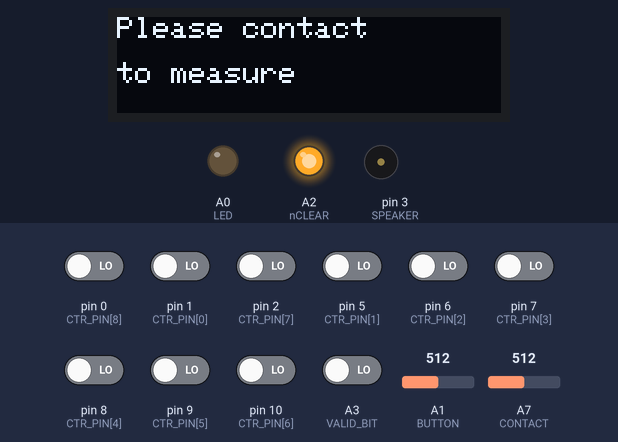
This sketch was run on a simulated Arduino Nano, built with avr-gcc and run on an emulated ATmega328P. Parts: 128×32 one-colour display, output pins drawn as LEDs (lit = HIGH), buzzer (waves = sounding). The test bench sets the inputs (shaded band); at power-on: A3 (VALID_BIT), pin 0 (CTR_PIN[8]), pin 1 (CTR_PIN[0]), pin 2 (CTR_PIN[7]), pin 5 (CTR_PIN[1]), pin 6 (CTR_PIN[2]), pin 7 (CTR_PIN[3]), pin 8 (CTR_PIN[4]), pin 9 (CTR_PIN[5]), pin 10 (CTR_PIN[6]) LOW, A1 (BUTTON) = 512, A7 (CONTACT) = 512. The display library's start-up logo is not drawn; pins used as bus, display or sensor lines are not drawn.

Above: at 3.3 s.
18.1 s: A3 (VALID_BIT) driven HIGH
At 20.8 s:
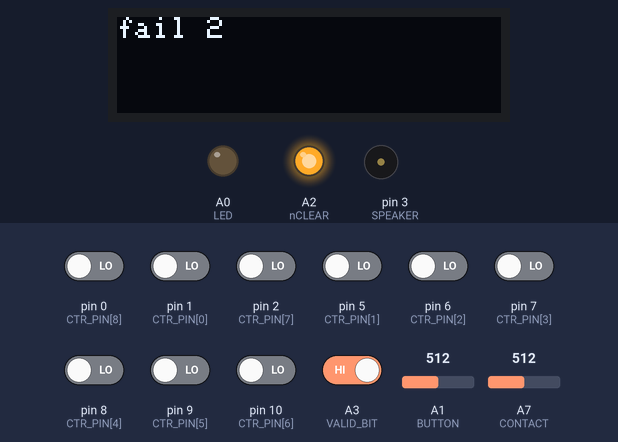
28.9 s: A1 (BUTTON) set to 487
At 30.2 s:
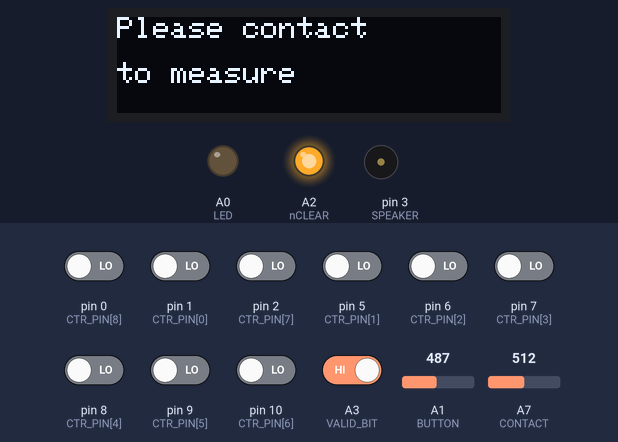
39.7 s: A1 (BUTTON) set to 510
At 41.21 s:
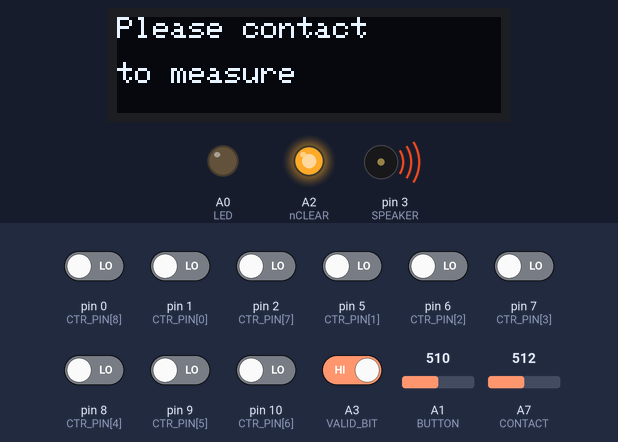
Timing chart, 0 to 43.0 s (numbered marks = the images above; inputs shaded):
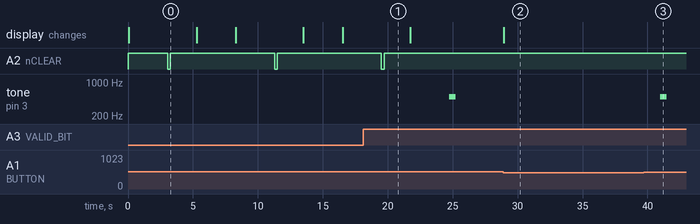

Measured:
- the behaviour switches between 501 and 500 on A1 (BUTTON) (found by bisection; images 1 and 2)
- after the input at 18.1 s, A2 (nCLEAR): goes on until 19.7 s, then stays HIGH; tone on pin 3 (SPEAKER): silent → 500 Hz after 6.6 s, → silent 0.50 s later
- after the input at 28.9 s, the display: changes at once (image 2)
- after the input at 39.7 s, tone on pin 3 (SPEAKER): silent → 500 Hz after 1.3 s, → silent 0.50 s later
- what the display in image 0 shows lasts 5.2 s, from 0.1 s to 5.3 s

The sketch:

ThermometerCode.ino
```cpp
/* Libraries */
#include "GLOBAL.h"
#include "METHODS.h"
#include "MARIO.h"
#include <Adafruit_GFX.h>
#include <Adafruit_SSD1306.h>
#include <Wire.h>

/*  LOGIC
 *  if contacted
 *    - buzz (tone method)
 *    - clear counter (clear pin)
 *    - initiate timer (trigger pin)
 *    - if valid bit is bad (low is bad)
 *      - go back to buzz step
 *    - read timer outputs
 *    - calculate to double temperature value
 *    - print to OLED
 *  if not contacted
 *    - OLED print ("contact" || "print temp")
 *    - timer for shutting down?
 */


double temp = 0;
bool printTemp = false;
bool invalidMeas = false;
long time_mark = 0;
bool format = true;   // true for C, false for F
int8_t num_failure = -1;
Adafruit_SSD1306 display(SCREEN_WIDTH, SCREEN_HEIGHT, &Wire, OLED_RESET); //Declaring the OLED name

void OLED_setup();
void OLED_print(options opt = NORMAL, double temp = 0, bool format = true);
void oled_print(String message);

bool hold = false;

/* isContact : measuring contact (active low)
 *  return true  - contact measured
 *  return false - no contact
 */
bool isContact() {
  if(analogRead(CONTACT) < CONTACT_THRESHOLD){
    return true;
  }
  else{
    return false;
  }
}

void setup() {
  pin_config();

  OLED_setup();

  OLED_print(NORMAL, 0, format);

  uint8_t i = 0;
  while (!calibrate()) {
    i++;
    oled_print("calibration fail");
    oled_print("fail " + String(i,DEC));
  }

  oled_print("Ready to use");

  //mario_sing(1);
  //mario_sing(2);
}

void loop() {
  if(isButtonPressed()) {
    tone(SPEAKER, 500, 500);
    while(isButtonPressed()) {} // just busy wait
    format = !format;
  }

  if(isContact() && !printTemp){
    digitalWrite(LED, HIGH);
    OLED_print(MEASURING, 0, format);

    delay(HEATUP_DELAY);  // heating up the metal

    num_failure = -1;
    do {
      tone(SPEAKER, 1000, 250);
      num_failure++;
      if(num_failure >= FAIL_LIMIT){
        invalidMeas = true;
        break;
      }
    } while((temp = measureTemp()) < 0);

    if(invalidMeas) {
      OLED_print(INVALID, 0, format);
      delay(3000);
      invalidMeas = false;
      printTemp = false;
    }
    else {
      oled_print("Valid Meas");
      printTemp = true;
      time_mark = millis();

      OLED_print(SHOWTEMP, temp, format);
      //mario_sing(1);
      temp = 0;
    }

    digitalWrite(LED, LOW);
  }

  if(printTemp) {
    if((millis() - time_mark) > 5000)
      printTemp = false;
  }
  else {
    OLED_print(NORMAL, 0, format);
  }
}


/* measureTemp : entire process of measuring temperature and return result in Celsius
 *  return -1   - invalid measurement (due to upper 3 bit checkup - isValid)
 *  return tmp  - temperature in Celsius (double type - NOT one decimal)
 */
double measureTemp(){
  resetCounter();     // reset counter
  delay(1000);
  pulseTrigger();     // send one pulse to timer
  delay(1000);

  if(!isValid()){
    oled_print("valid bit check fail");
    return -1;
  }
  else {
    /*
    uint16_t reading = readCounter();

    if((reading < MINCOUNT) || (reading > MAXCOUNT)){
      oled_print("temp out of range");
      return -1;
    }

    */

    /*
    double result = readCounter();
    oled_print("count");
    oled_print(String(result,DEC));
    result = calculateTemp(result);
    oled_print("temp");
    oled_print(String(result,1));
    return result;
    */
    return calculateTemp(readCounter());
  }
}


void OLED_setup() {
  // OLED print
  display.begin(SSD1306_SWITCHCAPVCC, 0x3C); //Start the OLED display
  display.display();
}

/* OLED_print : print OLED depending on status of machine
 *  opt = NORMAL , temp = NC     - print instruction to contact
 *  opt = SHOWTEMP, temp = value  - print temperature value in Celsius or Farenheit
 *  opt = MEASURING, temp = NC    - print that the measuring is in progress
 */
void OLED_print(options opt = NORMAL, double temp = 0, bool format = true){ // PRINT WITH ONE PRECISION
  display.clearDisplay();
  display.setTextSize(1);
  display.setTextColor(WHITE);

  if(opt == SHOWTEMP) {
    display.setTextSize(3);
    display.setCursor(0,5);
    //display.println("Your temperature is:"); // might not be println - try print
    //display.setCursor(0,15);
    if(format){
      display.print(String(temp,1));
      display.setCursor(110, 5);
      display.println("C");
    }
    else{
      display.print(String(temp * 1.8 + 32,1));
      display.setCursor(110, 5);
      display.println("F");
    }
  }
  else if(opt == MEASURING){
    display.setCursor(0,0);
    display.println("Measuring...");
  }
  else if(opt == INVALID) {
    display.setCursor(0,0);
    display.println("Measuring invalid!");
  }
  else {
    display.setCursor(0, 0);
    display.println("Please contact");
    display.setCursor(0,15);
    display.println("to measure");
  }
  display.display();
  delay(3000);
}


/* for debugging purposes */
void oled_print(String message) {
  display.clearDisplay();
  display.setTextSize(1);
  display.setCursor(0,0);
  display.println(message);
  display.display();
  delay(3000);
}
```

GLOBAL.h
```cpp
#ifndef GLOBAL_H
#define GLOBAL_H

/* ========================= Pin definitions ========================= */
// OUTPUT
#define SPEAKER     3   // PD3
#define LED         A0  // PC0
#define nTRIGGER    4   // PD4  active low - start timer
#define nCLEAR      A2  // PC2  active low - clear timer
// INPUT
#define BUTTON      A1  // PC1  active high
#define CONTACT     A7  // ADC7
#define VALID_BIT   A3  // PC3  high = good measurement

#define CTR_PIN_NUM 9
const uint8_t CTR_PIN[CTR_PIN_NUM] = {1, 5, 6, 7, 8, 9, 10, 2, 0}; // MSB to LSB
/* 31:PD1    9: PD5   10:PD6  11:PD7
 * 12:PB0    13:PB1   14:PB2  32:PD2
 * 30:PD0
 */

/* ========================= OLED vars ========================= */
#define SCREEN_WIDTH  128 // OLED display width, in pixels
#define SCREEN_HEIGHT 32 // OLED display height, in pixels
#define OLED_RESET    -1 // Reset pin # (or -1 if sharing Arduino reset pin)

/* ========================= other vars ========================= */
enum options {NORMAL, SHOWTEMP, MEASURING, INVALID};  // used for OLED printing options
const int CONTACT_THRESHOLD   = 500;
#define HEATUP_DELAY        1000    // 1 sec
#define PULSE_WIDTH         50 // in microsec
#define FAIL_LIMIT          5

// based on Celsius (CHOOSE THIS)
int ROOM_TEMP_COUNT = 0;  // this will be calibrated to 23 degrees C
#define ROOM_TEMP     22.2  // based on C
#define MINCOUNT      2248
#define MAXCOUNT      2402
#define MINTEMP       20
#define MAXTEMP       40
const double TMP_PER_STEP = double((MAXTEMP-MINTEMP))/(MAXCOUNT - MINCOUNT);

#endif
```

MARIO.h
```cpp
#ifndef MARIO_H
#define MARIO_H

/*
SEARCH PROJECTS
Super Mario Theme Song
Super Mario Theme Song
Plays beeps.

audiomusic
3,391 VIEWS0 COMMENTS2 RESPECTS
COMPONENTS AND SUPPLIES
Ph a000066 iso (1) ztbmubhmho
Arduino UNO
× 1
BC547 transistor
× 1
11026 02
Jumper wires (generic)
× 1
10722 01
Speaker: 0.25W, 8 ohms
× 1
NECESSARY TOOLS AND MACHINES
09507 01
Soldering iron (generic)
APPS AND ONLINE SERVICES
Ide web
Arduino IDE
ABOUT THIS PROJECT
Very easy to make. You don't have to use a potentiometer like the one in the picture.

CODE
Untitled fileC/C++

*/

#define NOTE_B0  31
#define NOTE_C1  33
#define NOTE_CS1 35
#define NOTE_D1  37
#define NOTE_DS1 39
#define NOTE_E1  41
#define NOTE_F1  44
#define NOTE_FS1 46
#define NOTE_G1  49
#define NOTE_GS1 52
#define NOTE_A1  55
#define NOTE_AS1 58
#define NOTE_B1  62
#define NOTE_C2  65
#define NOTE_CS2 69
#define NOTE_D2  73
#define NOTE_DS2 78
#define NOTE_E2  82
#define NOTE_F2  87
#define NOTE_FS2 93
#define NOTE_G2  98
#define NOTE_GS2 104
#define NOTE_A2  110
#define NOTE_AS2 117
#define NOTE_B2  123
#define NOTE_C3  131
#define NOTE_CS3 139
#define NOTE_D3  147
#define NOTE_DS3 156
#define NOTE_E3  165
#define NOTE_F3  175
#define NOTE_FS3 185
#define NOTE_G3  196
#define NOTE_GS3 208
#define NOTE_A3  220
#define NOTE_AS3 233
#define NOTE_B3  247
#define NOTE_C4  262
#define NOTE_CS4 277
#define NOTE_D4  294
#define NOTE_DS4 311
#define NOTE_E4  330
#define NOTE_F4  349
#define NOTE_FS4 370
#define NOTE_G4  392
#define NOTE_GS4 415
#define NOTE_A4  440
#define NOTE_AS4 466
#define NOTE_B4  494
#define NOTE_C5  523
#define NOTE_CS5 554
#define NOTE_D5  587
#define NOTE_DS5 622
#define NOTE_E5  659
#define NOTE_F5  698
#define NOTE_FS5 740
#define NOTE_G5  784
#define NOTE_GS5 831
#define NOTE_A5  880
#define NOTE_AS5 932
#define NOTE_B5  988
#define NOTE_C6  1047
#define NOTE_CS6 1109
#define NOTE_D6  1175
#define NOTE_DS6 1245
#define NOTE_E6  1319
#define NOTE_F6  1397
#define NOTE_FS6 1480
#define NOTE_G6  1568
#define NOTE_GS6 1661
#define NOTE_A6  1760
#define NOTE_AS6 1865
#define NOTE_B6  1976
#define NOTE_C7  2093
#define NOTE_CS7 2217
#define NOTE_D7  2349
#define NOTE_DS7 2489
#define NOTE_E7  2637
#define NOTE_F7  2794
#define NOTE_FS7 2960
#define NOTE_G7  3136
#define NOTE_GS7 3322
#define NOTE_A7  3520
#define NOTE_AS7 3729
#define NOTE_B7  3951
#define NOTE_C8  4186
#define NOTE_CS8 4435
#define NOTE_D8  4699
#define NOTE_DS8 4978

#define melodyPin 3
//Mario main theme melody
int melody[] = {
  NOTE_E7, NOTE_E7, 0, NOTE_E7,
  0, NOTE_C7, NOTE_E7, 0,
  NOTE_G7, 0, 0,  0,
  NOTE_G6, 0, 0, 0,

  NOTE_C7, 0, 0, NOTE_G6,
  0, 0, NOTE_E6, 0,
  0, NOTE_A6, 0, NOTE_B6,
  0, NOTE_AS6, NOTE_A6, 0,

  NOTE_G6, NOTE_E7, NOTE_G7,
  NOTE_A7, 0, NOTE_F7, NOTE_G7,
  0, NOTE_E7, 0, NOTE_C7,
  NOTE_D7, NOTE_B6, 0, 0,

  NOTE_C7, 0, 0, NOTE_G6,
  0, 0, NOTE_E6, 0,
  0, NOTE_A6, 0, NOTE_B6,
  0, NOTE_AS6, NOTE_A6, 0,

  NOTE_G6, NOTE_E7, NOTE_G7,
  NOTE_A7, 0, NOTE_F7, NOTE_G7,
  0, NOTE_E7, 0, NOTE_C7,
  NOTE_D7, NOTE_B6, 0, 0
};
//Mario main them tempo
int tempo[] = {
  12, 12, 12, 12,
  12, 12, 12, 12,
  12, 12, 12, 12,
  12, 12, 12, 12,

  12, 12, 12, 12,
  12, 12, 12, 12,
  12, 12, 12, 12,
  12, 12, 12, 12,

  9, 9, 9,
  12, 12, 12, 12,
  12, 12, 12, 12,
  12, 12, 12, 12,

  12, 12, 12, 12,
  12, 12, 12, 12,
  12, 12, 12, 12,
  12, 12, 12, 12,

  9, 9, 9,
  12, 12, 12, 12,
  12, 12, 12, 12,
  12, 12, 12, 12,
};
//Underworld melody
int underworld_melody[] = {
  NOTE_C4, NOTE_C5, NOTE_A3, NOTE_A4,
  NOTE_AS3, NOTE_AS4, 0,
  0,
  NOTE_C4, NOTE_C5, NOTE_A3, NOTE_A4,
  NOTE_AS3, NOTE_AS4, 0,
  0,
  NOTE_F3, NOTE_F4, NOTE_D3, NOTE_D4,
  NOTE_DS3, NOTE_DS4, 0,
  0,
  NOTE_F3, NOTE_F4, NOTE_D3, NOTE_D4,
  NOTE_DS3, NOTE_DS4, 0,
  0, NOTE_DS4, NOTE_CS4, NOTE_D4,
  NOTE_CS4, NOTE_DS4,
  NOTE_DS4, NOTE_GS3,
  NOTE_G3, NOTE_CS4,
  NOTE_C4, NOTE_FS4, NOTE_F4, NOTE_E3, NOTE_AS4, NOTE_A4,
  NOTE_GS4, NOTE_DS4, NOTE_B3,
  NOTE_AS3, NOTE_A3, NOTE_GS3,
  0, 0, 0
};
//Underwolrd tempo
int underworld_tempo[] = {
  12, 12, 12, 12,
  12, 12, 6,
  3,
  12, 12, 12, 12,
  12, 12, 6,
  3,
  12, 12, 12, 12,
  12, 12, 6,
  3,
  12, 12, 12, 12,
  12, 12, 6,
  6, 18, 18, 18,
  6, 6,
  6, 6,
  6, 6,
  18, 18, 18, 18, 18, 18,
  10, 10, 10,
  10, 10, 10,
  3, 3, 3
};


 void buzz(int targetPin, long frequency, long length) {
  long delayValue = 1000000 / frequency / 2; // calculate the delay value between transitions
  //// 1 second's worth of microseconds, divided by the frequency, then split in half since
  //// there are two phases to each cycle
  long numCycles = frequency * length / 1000; // calculate the number of cycles for proper timing
  //// multiply frequency, which is really cycles per second, by the number of seconds to
  //// get the total number of cycles to produce
  for (long i = 0; i < numCycles; i++) { // for the calculated length of time...
    digitalWrite(targetPin, HIGH); // write the buzzer pin high to push out the diaphram
    delayMicroseconds(delayValue); // wait for the calculated delay value
    digitalWrite(targetPin, LOW); // write the buzzer pin low to pull back the diaphram
    delayMicroseconds(delayValue); // wait again or the calculated delay value
  }
}

void mario_sing(int s) {
  // iterate over the notes of the melody:
  int song = s;
  if (song == 2) {
    Serial.println(" 'Underworld Theme'");
    int size = sizeof(underworld_melody) / sizeof(int);
    for (int thisNote = 0; thisNote < size; thisNote++) {

      // to calculate the note duration, take one second
      // divided by the note type.
      //e.g. quarter note = 1000 / 4, eighth note = 1000/8, etc.
      int noteDuration = 1000 / underworld_tempo[thisNote];

      buzz(melodyPin, underworld_melody[thisNote], noteDuration);

      // to distinguish the notes, set a minimum time between them.
      // the note's duration + 30% seems to work well:
      int pauseBetweenNotes = noteDuration * 1.30;
      delay(pauseBetweenNotes);

      // stop the tone playing:
      buzz(melodyPin, 0, noteDuration);

    }

  } else {

    Serial.println(" 'Mario Theme'");
    int size = sizeof(melody) / sizeof(int);
    for (int thisNote = 0; thisNote < size; thisNote++) {

      // to calculate the note duration, take one second
      // divided by the note type.
      //e.g. quarter note = 1000 / 4, eighth note = 1000/8, etc.
      int noteDuration = 1000 / tempo[thisNote];

      buzz(melodyPin, melody[thisNote], noteDuration);

      // to distinguish the notes, set a minimum time between them.
      // the note's duration + 30% seems to work well:
      int pauseBetweenNotes = noteDuration * 1.30;
      delay(pauseBetweenNotes);

      // stop the tone playing:
      buzz(melodyPin, 0, noteDuration);

    }
  }
}


#endif
```

METHODS.h
```cpp
#ifndef METHODS_H
#define METHODS_H

#include "GLOBAL.h"

void pin_config() {
  pinMode(SPEAKER,  OUTPUT);
  pinMode(LED,      OUTPUT);
  pinMode(nTRIGGER, OUTPUT);
  pinMode(nCLEAR,   OUTPUT);
  pinMode(BUTTON,   INPUT);
  pinMode(CONTACT,  INPUT);
  pinMode(VALID_BIT,INPUT);
  for(int i = 0; i < CTR_PIN_NUM; i++) {
    pinMode(CTR_PIN[i], INPUT);
  }

  //output setup
  digitalWrite(nTRIGGER, HIGH); // trigger pin is active low
  digitalWrite(nCLEAR,   HIGH);
  digitalWrite(LED,      LOW);
}


/* ========================= METHODS ========================= */


/* isButtonPressed : measuring button press (active high)
 *  return true   - button pressed
 *  return false  - button not pressed
 */
bool isButtonPressed() {
  if(analogRead(BUTTON) > 500)
    return true;
  return false;
}

/* resetCounter : initiate low pulse for counters (active low)
 */
void resetCounter() {
  digitalWrite(nCLEAR, LOW);
  delay(200);
  digitalWrite(nCLEAR, HIGH);
}

/* pulsetTrigger : initiate low pulse for timer circuit (active low)
 *    pulse width can be controlled with PULSE_WIDTH
 */
void pulseTrigger() {
  digitalWrite(nTRIGGER, LOW);
  delayMicroseconds(PULSE_WIDTH); // 1/20th of the shortest time should be good?
  digitalWrite(nTRIGGER, HIGH);
}

/* isValid : check upper 3 bits from counter (should be b'100)
 *  return true   - valid count
 *  return false  - invalid count
 */
bool isValid() {
  return digitalRead(VALID_BIT);
}

/* readCounter : read counter latched outputs and convert to 16bit unsigned int
 *  return total number of counts (including upper 3 bits b'100)
 */
uint16_t readCounter(){
  uint16_t result = 0;
  for(int i = 0; i < CTR_PIN_NUM; i++)
    result |= digitalRead(CTR_PIN[i]) << i;

  result |= 0x4 << CTR_PIN_NUM;
  return result + 0x1;          // check this
}

/* calculateTemp : change temperature from int count to double format
 *  return temperature in celsius
 */
double calculateTemp(uint16_t tmp) {
  //return (double)MAXTEMP - (double)TMP_PER_STEP * (double)(tmp - MINCOUNT);
  if(tmp < ROOM_TEMP_COUNT)
    return (double)ROOM_TEMP + (double)(ROOM_TEMP_COUNT - tmp) * (double)TMP_PER_STEP;
  else
    return (double)ROOM_TEMP - (double)(tmp - ROOM_TEMP_COUNT) * (double)TMP_PER_STEP;
}

/* Calibrate MIN and MAX count - called when we start-up */
bool calibrate() {
  resetCounter();     // reset counter
  delay(1000);
  pulseTrigger();     // send one pulse to timer
  delay(1000);
  if(!isValid()){
    return false;
  }

  ROOM_TEMP_COUNT = readCounter(); // based on 25C
  /*
  MAXCOUNT = 55 + ROOM_TEMP_COUNT;
  MINCOUNT = ROOM_TEMP_COUNT - 99;
  */
  return true;
}


#endif
```
